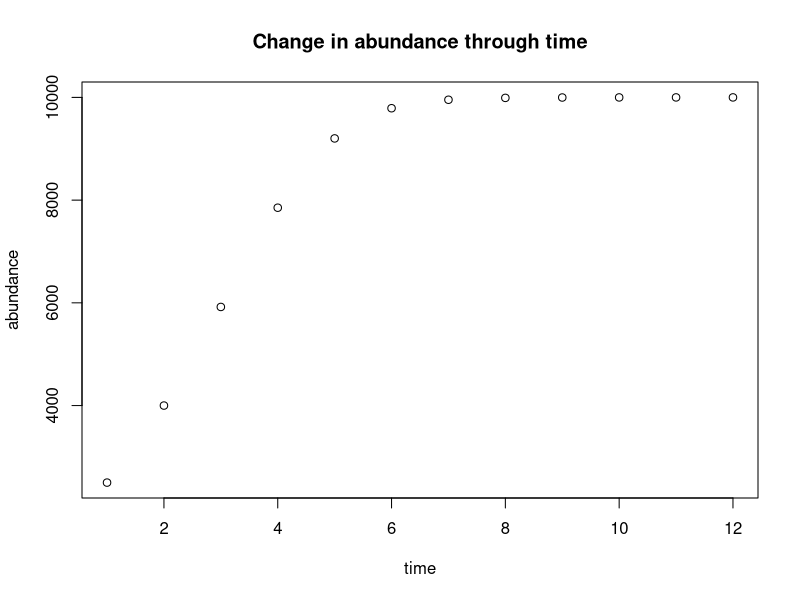

Here is the R script that generated this plot:
#Lab 8
#Lizzy McGary

#3



growthFunc <- function(r, k, generations, initialPop ){
 time <- rep(0, generations)
 abundance <- rep(0, generations)
 abundance[1] <- initialPop
 time[1] <- 1
   for (i in 2:generations){
    abundance[i] <- abundance[i-1] + ( r * abundance[i-1] * (k - abundance[i-1])/k)
    time[i] <- i
  }
  
  plot(time, abundance, main = "Change in abundance through time", ylab = "abundance", xlab = "time")
  growthDataDf <- data.frame(time, abundance)
  write.csv(growthDataDf, "growthData.csv")
}


growthFunc(0.8, 10000, 12, 2500)


